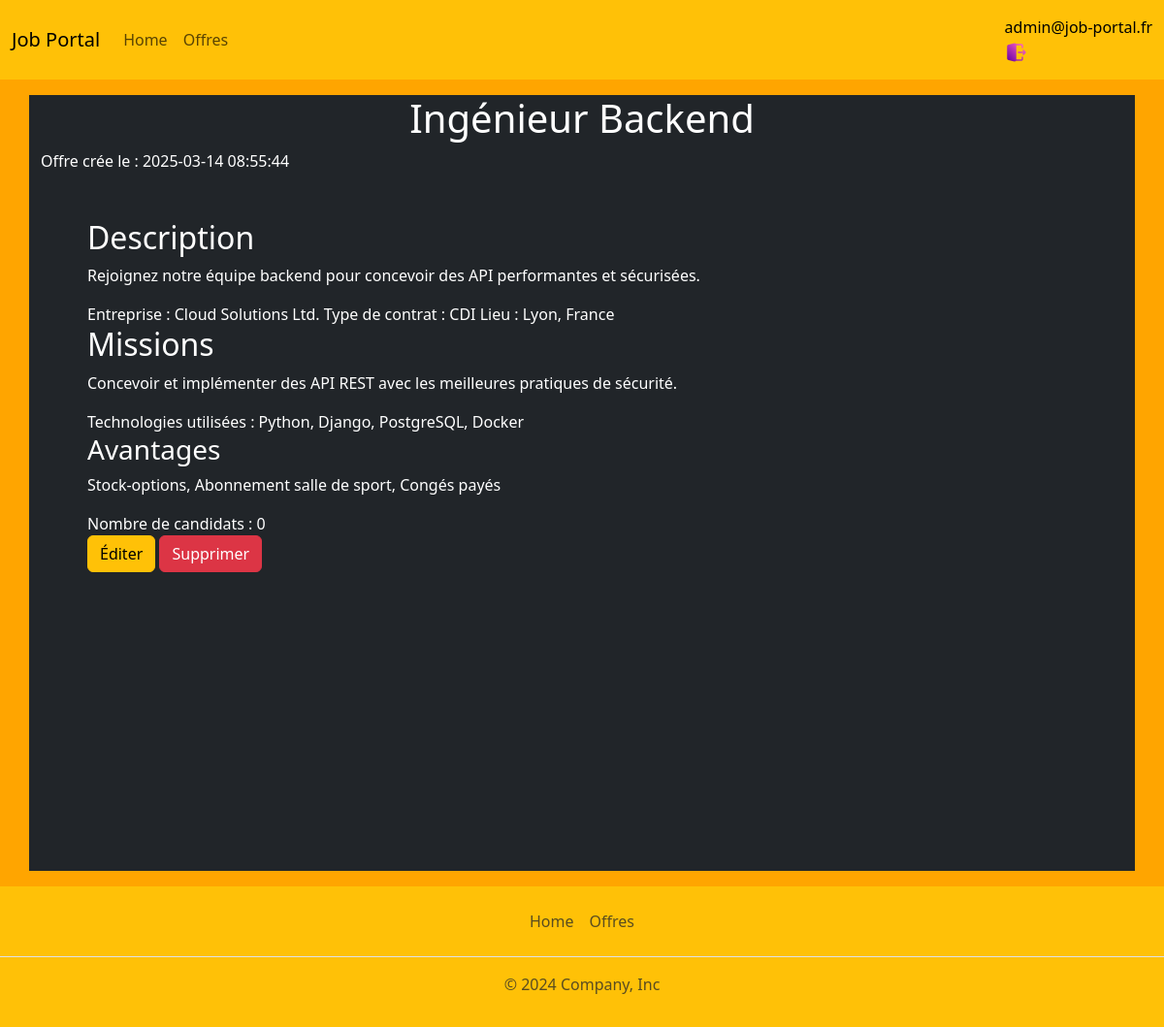
The page /views/pages/offre.php?id=4 (signed in) on the database its author committed.
### tables this page shows
CREATE TABLE IF NOT EXISTS `job_offers` (
  `id` int NOT NULL AUTO_INCREMENT,
  `title` varchar(255) NOT NULL,
  `description` text NOT NULL,
  `mission` text NOT NULL,
  `location` varchar(100) NOT NULL,
  `category` varchar(100) NOT NULL,
  `author` varchar(100) NOT NULL,
  `employment_type` enum('CDI','CDD','Freelance','Internship') NOT NULL,
  `technologies_used` text NOT NULL,
  `benefits` text NOT NULL,
  `participants_count` int DEFAULT '0',
  `created_at` timestamp NULL DEFAULT CURRENT_TIMESTAMP,
  `image_url` varchar(255) NOT NULL,
  PRIMARY KEY (`id`)
);

### views/pages/offre.php (the view)
<?php
require_once('./../composants/header.php');
require_once('./../composants/connexionDB.php');
?>
<?php
    $id = $_GET['id'];
    $sql ="SELECT * from job_offers WHERE id=$id";
    $statement = $pdo->query($sql);
    $job=$statement->fetch();
?>
<h1><?= $job['title']?></h1>
<span>Offre crée le : <?= $job['created_at']?></span>
<div class="py-5 mx-5">
    <h2>Description</h2>
    <p><?= $job['description'] ?></p>
    <span>Entreprise : <?= $job['author']?></span>
    <span>Type de contrat : <?= $job["employment_type"]?></span>
    <span>Lieu : <?= $job["location"]?></span>
    <h2>Missions</h2>
    <p><?= $job['mission'] ?></p>
    <span>Technologies utilisées : <?= $job["technologies_used"]?></span>
    <h3>Avantages</h3>
    <p> <?= $job["benefits"]?></p>
    <span>Nombre de candidats : <?= $job['participants_count']?></span>
    <?php
    if(isset($_SESSION['user'])){
        if($_SESSION['admin']==0){
                 echo " </br><a class='my-3' href='./../controls/postuler.php?id=$id '><button type='button' class='btn btn-warning'>Postuler</button></a>";
        }elseif($_SESSION['admin']==1){
            echo "
                <div class'd-flex'>
                    <a class='my-3' href='updateOffre?id=$id '><button type='button' class='btn btn-warning'>Éditer</button></a>
                   <a class='my-3' href='./../controls/deleteOffer.php?id=$id '><button type='button' class='btn btn-danger'>Supprimer</button></a>
                </div>";
        }
    }
    ?>
</div>
<?php
include_once('./../composants/footer.php');
?>

### views/composants/header.php (style rules this page uses)
body { background-color:orange; }
h1 { text-align:center; }

### rows shown on the page
job_offers: title "Ingénieur Backend", created_at "2025-03-14 08:55:44", description "Rejoignez notre équipe backend pour concevoir des API performantes et sécurisées.", author "Cloud Solutions Ltd.", employment_type "CDI", location "Lyon, France", mission "Concevoir et implémenter des API REST avec les meilleures pratiques de sécurité.", technologies_used "Python, Django, PostgreSQL, Docker", benefits "Stock-options, Abonnement salle de sport, Congés payés", participants_count "0"

### other values the page prints
$_SESSION['user'] "admin@job-portal.fr"
